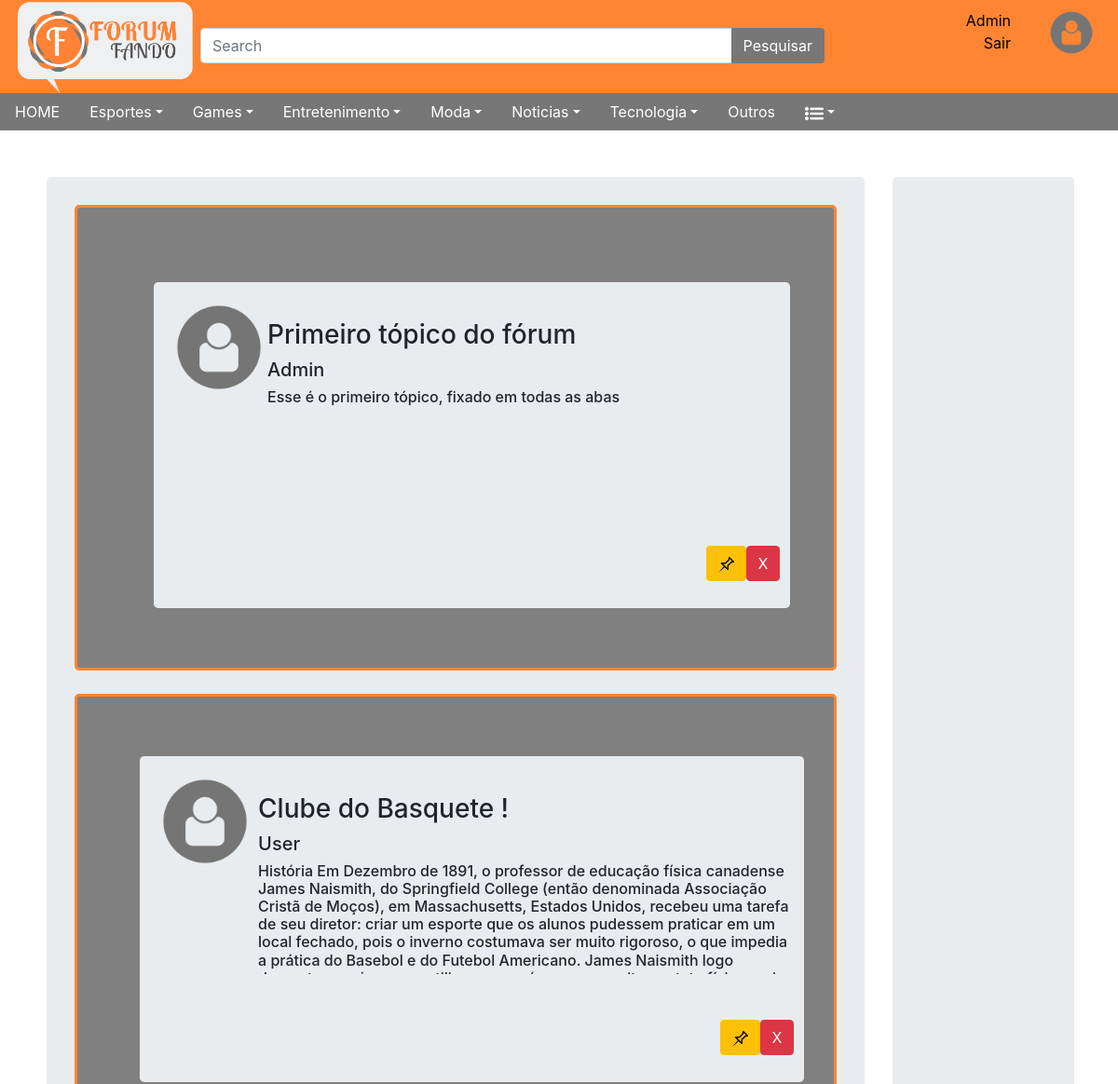
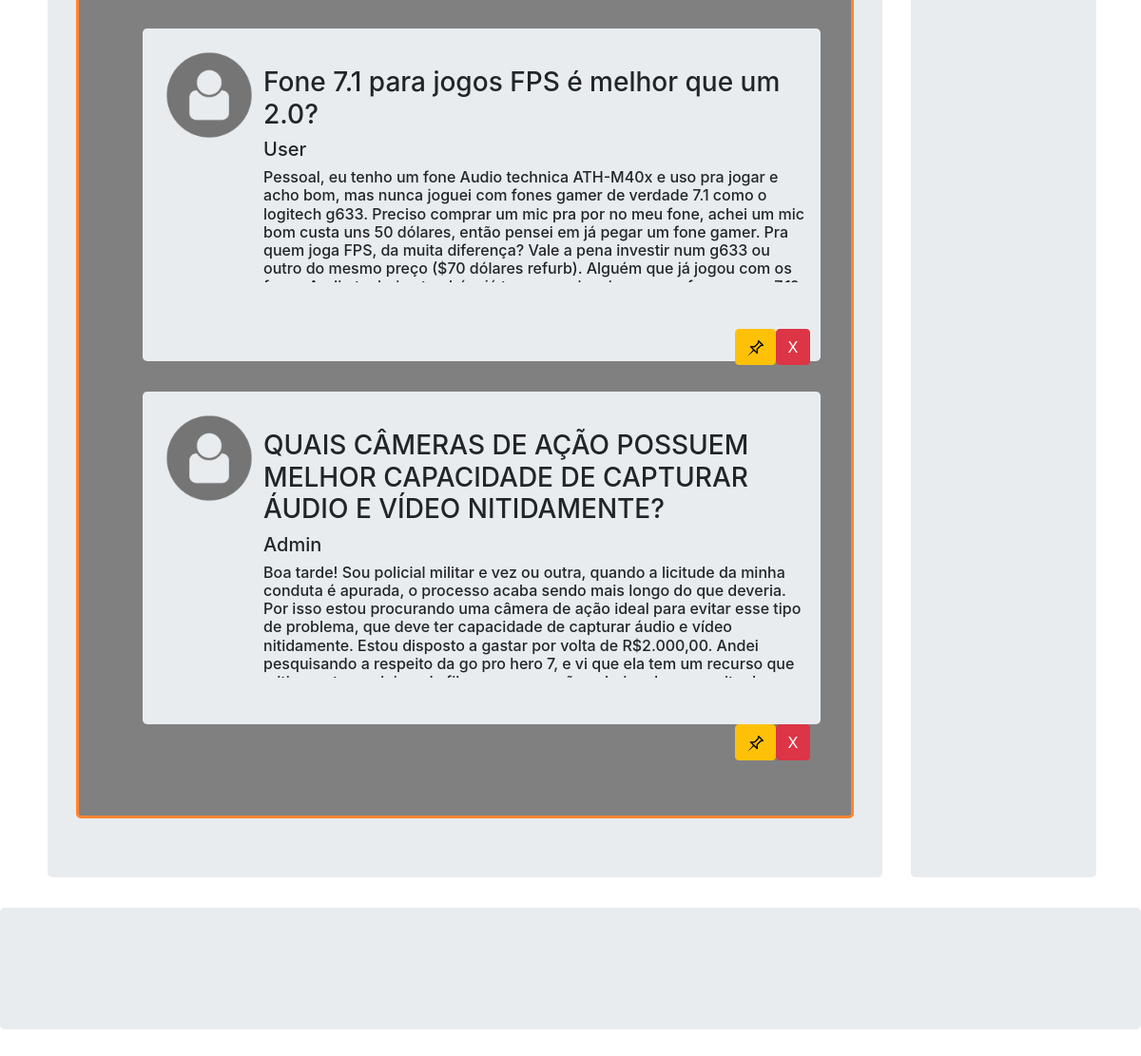
The page /index.php (signed in) on the database its author committed (2 pictures, top to bottom).
### tables this page shows
create table usuario(
id int auto_increment primary key not null unique,
nome varchar(255),
email varchar(255),
senha varchar(256),
interesses varchar(256),
sexo char (1),
dataNascimento date,
nivel char(1)
);

create table topico(
id int auto_increment primary key not null unique,
titulo varchar(255),
texto varchar(5000),
id_autor int not null,
categoria varchar(255),
fixo char(1),
foreign key(id_autor) 
references usuario(id)
);

### persistencia/TopicoBanco.php (called while the page is built, shortened)
<?php
require_once($_SERVER['DOCUMENT_ROOT'].
	"/modelo/Topico.php");
class TopicoBanco{
	public static function todos(){
		$url = "mysql:host=".Banco::HOST.";dbname=".Banco::BANCO.";port=".Banco::PORTA;
		$banco = new PDO($url,Banco::USUARIO,Banco::SENHA);
		$sql = "select * from topico";
		$acao = $banco->prepare($sql);
		$acao->execute();
		$retorno = array();
		while($obj = $acao->fetchObject()){
			$retorno[] =
			new Topico($obj->titulo,$obj->texto,$obj->categoria,$obj->id_autor,$obj->fixo,$obj->id);
		}
		return $retorno;
	}
	public static function todosfixos(){
		$url = "mysql:host=".Banco::HOST.";dbname=".Banco::BANCO.";port=".Banco::PORTA;
		$banco = new PDO($url,Banco::USUARIO,Banco::SENHA);
		$sql = "select * from topico where fixo = '1';";
		$acao = $banco->prepare($sql);
		$acao->execute();
		$retorno = array();
		while($obj = $acao->fetchObject()){
			$retorno[] =
			new Topico($obj->titulo,$obj->texto,$obj->categoria,$obj->id_autor,$obj->fixo,$obj->id);
		}
		return $retorno;
	}
}
?>

### modelo/Topico.php (called while the page is built, shortened)
<?php
	class Topico{
		public $id;
		public $titulo;
		public $texto;
		public function __construct($titulo, $texto, $categoria, $idAutor,$fixo,$id=-1) {
            $this->id = $id;
            $this->titulo = $titulo;
            $this->texto = $texto;
        }
		public function getId() {
            return $this->id;
        }
        public function getTitulo() {
            return $this->titulo;
        }
        public function getTexto() {
            return $this->texto;
        }
	}
?>

### persistencia/UsuarioBanco.php (called while the page is built, shortened)
<?php
require_once($_SERVER['DOCUMENT_ROOT'].
	"/modelo/Usuario.php");
class UsuarioBanco {
	public static function procurarPorId($id){
		$url = "mysql:host=".Banco::HOST.";dbname=".Banco::BANCO.";port=".Banco::PORTA;
		$banco = new PDO($url,Banco::USUARIO,Banco::SENHA);
		$sql = "select * from usuario where id =:id";
		$paramentros = array(":id"=>$id);
		$acao = $banco->prepare($sql);
		$acao->execute($paramentros);
		if( $obj = $acao->fetchObject()){
            return new Usuario($obj->nome,$obj->email,$obj->senha,$obj->dataNascimento,$obj->sexo,$obj->interesses,$obj->id);
        }
            return Null;
	}
}
?>

### modelo/Usuario.php (called while the page is built, shortened)
<?php
class Usuario{
	public $nome;
	public $nivel;
	public function __construct($nome,$email,$senha,$dataNascimento,$sexo,$interesses,$nivel,$id=-1){
		$this->nome = $nome;
		$this->nivel =$nivel;
	}
	public function getNome(){
		return $this->nome;
	}
	public function getNivel(){
		return $this->nivel;
	}
}
?>

### controle/menu.php (the view, shortened to what this page needs)
<?php
require_once($_SERVER['DOCUMENT_ROOT'].
	"/modelo/Topico.php");
require_once($_SERVER['DOCUMENT_ROOT'].
	"/persistencia/TopicoBanco.php");
require_once($_SERVER['DOCUMENT_ROOT'].
	"/persistencia/UsuarioBanco.php");
$topicos = TopicoBanco::todos();
$categorias = array();
if(isset($_SESSION["categoria"])){
	$categorias[] = ($_SESSION["categoria"]);
}
else if(isset($_SESSION["usuario"])){
	$usuario = unserialize($_SESSION["usuario"]);
	$categorias = explode(";", $usuario->getInteresses());
}
$textoTopicos = array();
for ($i=0; $i<sizeof($topicos); $i++) {
	$topico = $topicos[$i];
	if (sizeof($categorias)==0) {
	}
	else if(!in_array($topico->getCategoria(),$categorias)) {
		continue;
	}
	$titulo = $topico->getTitulo();
	$texto = $topico->getTexto();
	$usuario = UsuarioBanco::procurarPorId($topico->getIdAutor());
	if (isset($_SESSION['usuario'])) {
		$u = unserialize($_SESSION['usuario']);
		$admin = $u->getNivel();
	}
	else{
		$editor = "0";
		$admin = "0";
	}
	if ($admin=="1") {
		$textoTopicos [] =' <div class="container-fluid" style="padding-left: 50px">
		<div class=" jumbotron" style="height: 350px; padding: 0px;">
		<div class="row" style="padding: 20px;">
		<div class="col-md-2">
		<img src="icons/user.png" width="100px" align="center">
		</div>
		<div class="col-10" style="padding: 20px;">
		<div class="row"><h3>'.$titulo.'</h3></div>
		<div class="row" ><h5>'.$usuario->getNome().'</h5></div>
		<div class="row scrollbar scrollbar-primary" style="height: 120px;overflow-y: scroll;"><h6>'. $texto .'</h6></div>
		<div class="row" style=" float: right; margin-top: 24px;">
		<button class="btn btn-warning" style="color: black;"><a href="controle/fixarTopico.php?id='.$topico->getId().'" style="color:white;"><img src="icons/taxar.png" height="17px"></a></button>
		<button class="btn btn-danger" style="color: black;"><a href="controle/excluirTopico.php?id='.$topico->getId().'" style="color:white;">X</a></button>
		</div>
		</div>
		</div>
		</div>
		</div>';
	}
}
	?>

### visao/header.php (shortened to what this page needs)
<div class="container-fluid" id="header" >
   <div class="row" id="headerrowa">
     <div class="col-2" id="logo">
       <img src="../icons/F.png" height="100px">
     </div>
     <div class="col-7" style="padding-top: 30px;">
       <form action="controle/pesquisar.php" method="post">
         <div class="input-group mb-3">
         <input type="text" class="form-control" placeholder="Search" name="titulo" id="titulo">
         <div class="input-group-append">
           <button type="submit" class="btn btn-search" style="color: white;">
             Pesquisar
           </button>
         </div>
       </div>
       </form>
     </div>
     <div class="col-2">
       <div>
         <?php
           if(isset($_SESSION["usuario"])){
             $usuario = unserialize($_SESSION["usuario"]);
               ?>
               <p style="text-align: right; color: black; margin-top: 10px;"><?=$usuario->getNome()?><br>
               <a href="controle/sair.php" style="color: black;">Sair</a></p>
           <?php
           }
           else{
         	   include("visao/login.php");
         	   include("visao/cadastro.php");
           }
          ?>
       </div>
     </div>
     <div class="col-1" style="margin-top: 10px">
         <a href="#" ><img src="icons/user.png" class="rounded" height="50"></a>
     </div>
   </div>
   <div class="row jumbotron-fluid" id="containernav">
     <ul class="nav nav-pills nav-justified" id="navbar">
       <li class="nav-item">
         <a class="nav-link" href="controle/indexMenu.php">HOME</a>
       </li>
       <li class="nav-item dropdown">
         <a class="nav-link dropdown-toggle" data-toggle="dropdown" href="#">Esportes</a>
       </li>
       <li class="nav-item dropdown">
         <a class="nav-link dropdown-toggle" data-toggle="dropdown" href="#">Games</a>
       </li>
       <li class="nav-item dropdown">
         <a class="nav-link dropdown-toggle" data-toggle="dropdown" href="#">Entretenimento</a>
       </li>
       <li class="nav-item dropdown">
         <a class="nav-link dropdown-toggle" data-toggle="dropdown" href="#">Moda</a>
       </li>
       <li class="nav-item dropdown">
         <a class="nav-link dropdown-toggle" data-toggle="dropdown" href="#">Noticias</a>
       </li>
       <li class="nav-item dropdown">
         <a class="nav-link dropdown-toggle" data-toggle="dropdown" href="#">Tecnologia</a>
       </li>
       <li class="nav-item">
         <a class="nav-link" href="#"> Outros </a>
       </li>
       <?php
         if (isset($_SESSION['usuario'])){
           $usuario = unserialize($_SESSION['usuario']);
           if ($usuario->getNivel()==1){ ?>
           <li class="nav-item dropdown">
               <a class="nav-link dropdown-toggle" data-toggle="dropdown" href="#" float="right"><img src="icons/3pts.png" height="20px"></a>
              </li> <?php
           }
         }
       ?>
     </ul>
   </div>
 </div>

### visao/topicosFixados.php (shortened to what this page needs)
<div class="jumbotron scrollbar scrollbar-primary" style="background-color: gray; height: 500px;border-style:solid; border-color: #ff8533;  overflow-y: scroll;">
	<?php
	$topicos = TopicoBanco::todosfixos();
	$textoTopicos = array();
	if (sizeof($topicos)==0) {
	}
	else{
	for ($i=0; $i<sizeof($topicos); $i++) {
		$topico = $topicos[$i];
		$titulo = $topico->getTitulo();
		$texto = $topico->getTexto();
		$usuario = UsuarioBanco::procurarPorId($topico->getIdAutor());
		if (isset($_SESSION['usuario'])) {
		$u = unserialize($_SESSION['usuario']);
		$logado = $u->getNivel();
	}
	else{
		$logado = "0";
	}
		if ($logado =="1") {
			$textoTopicos [] =' <div class="container-fluid" style="padding-left: 50px">
			<div class=" jumbotron" style="height: 350px; padding: 0px;">
			<div class="row" style="padding: 20px;">
			<div class="col-md-2">
			<img src="icons/user.png" width="100px" align="center">
			</div>
			<div class="col-10" style="padding: 20px;">
			<div class="row"><h3>'.$titulo.'</h3></div>
			<div class="row" ><h5>'.$usuario->getNome().'</h5></div>
			<div class="row scrollbar scrollbar-primary" style="height: 120px;overflow-y: scroll;"><h6>'. $texto .'</h6></div>
			<div class="row" style=" float: right; margin-top: 24px;">
			<button class="btn btn-warning" style="color: black;"><a href="controle/tirarTopicoFixo.php?id='.$topico->getId().'" style="color:white;"><img src="icons/taxar.png" height="17px"></a></button>
			<button class="btn btn-danger" style="color: black;"><a href="controle/excluirTopico.php?id='.$topico->getId().'" style="color:white;">X</a></button>
			</div>
			</div>
			</div>
			</div>
			</div>';
			}
		}}?>
	<?php
	for ($i=0; $i < sizeof($textoTopicos); $i++) {
				?>
				<p><?=$textoTopicos[$i]?></p>
	<?php } 	?>
</div>

### visao/menu.php (shortened to what this page needs)
<div class="jumbotron " style="background-color: gray;border-style:solid; border-color: #ff8533;">
	<div class="row">
		<?php
		if(isset($_SESSION['textoTopicos'])){
			$topicos = unserialize($_SESSION['textoTopicos']);
			for ($i=0; $i < sizeof($topicos); $i++) {
				?>
				<p><?=$topicos[$i]?></p>
			<?php } }	?>
	</div>
</div>

### auxiliares/style.php (style rules this page uses)
.nav-item, .nav-link, .nav-pills, #containernav, .col-12 { color: #ffffff; background-color: #777777; }
#header { width: 100%; background-color: #ff8533; }
#headerrowa { color: white; text-align: center; height: 100px; }
#logo { align-items: center; }
.btn-search { background-image: url("icons/search.png"); background-color: #777777; }
.scrollbar { overflow-y: scroll; margin-bottom: 25px; }

### rows shown on the page
usuario: nome "Admin"
topico: titulo "Primeiro tópico do fórum", texto "Esse é o primeiro tópico, fixado em todas as abas"
topico: titulo "Clube do Basquete !", texto "História Em Dezembro de 1891, o professor de educação física canadense James Naismith, do Springfield College (então denominada Associação Cristã de Moços), em Massachusetts, Estados Unidos, recebeu uma tarefa de seu diretor: criar um esporte que os alunos pudessem praticar em um local fechado, pois o inverno costumava ser muito rigoroso, o que impedia a prática do Basebol e do Futebol Americano. James Naismith logo…"
usuario: nome "User"
topico: titulo "Fone 7.1 para jogos FPS é melhor que um 2.0?", texto "Pessoal, eu tenho um fone Audio technica ATH-M40x e uso pra jogar e acho bom, mas nunca joguei com fones gamer de verdade 7.1 como o logitech g633. Preciso comprar um mic pra por no meu fone, achei um mic bom custa uns 50 dólares, então pensei em já pegar um fone gamer. Pra quem joga FPS, da muita diferença? Vale a pena investir num g633 ou outro do mesmo preço ($70 dólares refurb). Alguém que já jogou com os…"
topico: titulo "QUAIS CÂMERAS DE AÇÃO POSSUEM MELHOR CAPACIDADE DE CAPTURAR ÁUDIO E VÍDEO NITIDAMENTE?", texto "Boa tarde! Sou policial militar e vez ou outra, quando a licitude da minha conduta é apurada, o processo acaba sendo mais longo do que deveria. Por isso estou procurando uma câmera de ação ideal para evitar esse tipo de problema, que deve ter capacidade de capturar áudio e vídeo nitidamente. Estou disposto a gastar por volta de R$2.000,00. Andei pesquisando a respeito da go pro hero 7, e vi que ela tem um recurso que…"
